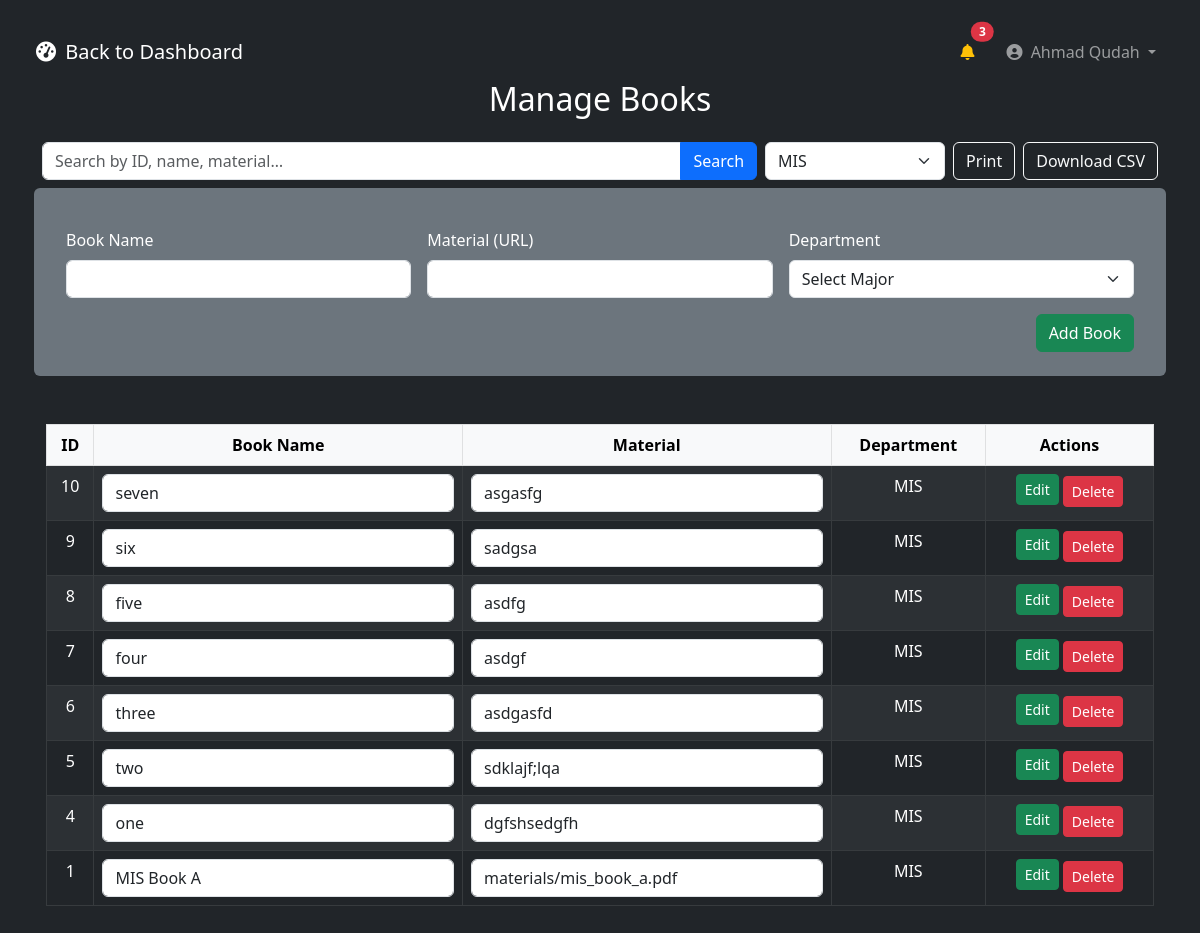
/businesshub/admin/manage_books.php?filter=1 (signed in), run on the app's committed database.
### tables this page shows
CREATE TABLE `books` (
  `id` int(11) NOT NULL,
  `department_id` int(11) DEFAULT NULL,
  `book_name` varchar(255) DEFAULT NULL,
  `book_material` text DEFAULT NULL
);

CREATE TABLE `departments` (
  `id` int(11) NOT NULL,
  `department_name` varchar(100) NOT NULL,
  `description` text DEFAULT NULL
);

### businesshub/admin/manage_books.php (the view, shortened to what this page needs)
<?php
include('../includes/db.php');
$filter   = trim($_GET['filter']   ?? '');
$search   = trim($_GET['search']   ?? '');
$whereClauses = [];
if ($filter !== '') {
    $whereClauses[] = "books.department_id = " . (int)$filter;
}
$whereSQL = $whereClauses
           ? "WHERE " . implode(" AND ", $whereClauses)
           : "";
$books       = $conn->query("
    SELECT books.*, departments.department_name
      FROM books
      JOIN departments ON books.department_id = departments.id
      $whereSQL
      ORDER BY books.id DESC
");
$departments = $conn->query("SELECT * FROM departments");
?>
<!DOCTYPE html>
<html lang="en">
<head>
  <link
    href="https://cdn.jsdelivr.net/npm/bootstrap@5.3.0/dist/css/bootstrap.min.css"
    rel="stylesheet"
  >
  <link
    href="https://cdnjs.cloudflare.com/ajax/libs/font-awesome/6.0.0/css/all.min.css"
    rel="stylesheet"
  >
</head>
<body class="bg-dark text-white p-4">
 <?php
include __DIR__ . '/../includes/admin_nav.php'; ?>
  <div class="container">
    <h2 class="mb-4 text-center">Manage Books</h2>
<div class="d-flex mb-4 align-items-center no-print">
  <form method="GET" class="d-flex flex-grow-1 align-items-center me-2">
    <div class="input-group">
      <input
        type="text"
        name="search"
        class="form-control"
        placeholder="Search by ID, name, material…"
        value="<?= htmlspecialchars($search) ?>"
      >
      <button class="btn btn-primary" type="submit">Search</button>
    </div>
    <select
      name="filter"
      class="form-select ms-2"
      style="width: 180px;"
      onchange="this.form.submit()"
    >
      <?php
      mysqli_data_seek($departments,0);
      while($d = mysqli_fetch_assoc($departments)): ?>
        <option
          value="<?= $d['id'] ?>"
          <?= $filter==(string)$d['id']?'selected':'' ?>
        >
          <?= htmlspecialchars($d['department_name']) ?>
        </option>
      <?php endwhile; ?>
    </select>
  </form>
  <button class="btn btn-outline-light me-2" onclick="window.print()">
    Print
  </button>
  <a
    href="?export=csv
      <?= $filter   ? '&filter='.urlencode($filter) : '' ?>
      <?= $search   ? '&search='.urlencode($search) : '' ?>"
    class="btn btn-outline-light"
  >
    Download CSV
  </a>
</div>
    <form method="POST" class="row g-3 bg-secondary p-4 rounded mb-5 no-print">
      <div class="col-md-4">
        <label class="form-label">Book Name</label>
        <input type="text" name="book_name" class="form-control" required>
      </div>
      <div class="col-md-4">
        <label class="form-label">Material (URL)</label>
        <input type="text" name="book_material" class="form-control" required>
      </div>
      <div class="col-md-4">
        <label class="form-label">Department</label>
        <select name="department_id" class="form-select" required>
          <option value="" disabled selected>Select Major</option>
        </select>
      </div>
      <div class="col-12 text-end">
        <button name="add_book" class="btn btn-success">Add Book</button>
      </div>
    </form>
    <div class="table-responsive px-1" >
      <table class="table table-dark table-striped table-bordered text-center ">
        <thead class="table-light">
          <tr>
            <th>ID</th>
            <th>Book Name</th>
            <th>Material</th>
            <th>Department</th>
            <th class="no-print">Actions</th>
          </tr>
        </thead>
        <tbody>
          <?php while($b = mysqli_fetch_assoc($books)): ?>
          <tr>
            <form method="POST">
              <td><?= $b['id'] ?></td>
              <td>
                <input
                  type="text" name="book_name"
                  value="<?= htmlspecialchars($b['book_name']) ?>"
                  class="form-control"
                  required
                >
              </td>
              <td>
                <input
                  type="text" name="book_material"
                  value="<?= htmlspecialchars($b['book_material']) ?>"
                  class="form-control"
                  required
                >
              </td>
              <td><?= htmlspecialchars($b['department_name']) ?></td>
              <td class="no-print">
                <button name="edit_book"  class="btn btn-sm btn-success mb-1">Edit</button>
            </form>
                <form method="POST" class="d-inline">
                  <button
                    name="delete_book"
                    class="btn btn-sm btn-danger"
                    onclick="return confirm('Delete this book?')"
                  >
                    Delete
                  </button>
                </form>
          </tr>
          <?php endwhile; ?>
        </tbody>
      </table>
    </div>
  </div>
</body>
</html>

### data on the page
books: id "10", book_name "seven", book_material "asgasfg", department.department_name "MIS"
books: id "9", book_name "six", book_material "sadgsa", department.department_name "MIS"
books: id "8", book_name "five", book_material "asdfg", department.department_name "MIS"
books: id "7", book_name "four", book_material "asdgf", department.department_name "MIS"
books: id "6", book_name "three", book_material "asdgasfd", department.department_name "MIS"
books: id "5", book_name "two", book_material "sdklajf;lqa", department.department_name "MIS"
books: id "4", book_name "one", book_material "dgfshsedgfh", department.department_name "MIS"
books: id "1", book_name "MIS Book A", book_material "materials/mis_book_a.pdf", department.department_name "MIS"

### other printed values
$_SESSION['user_name'] "Ahmad Qudah"
form field filter "MIS"
